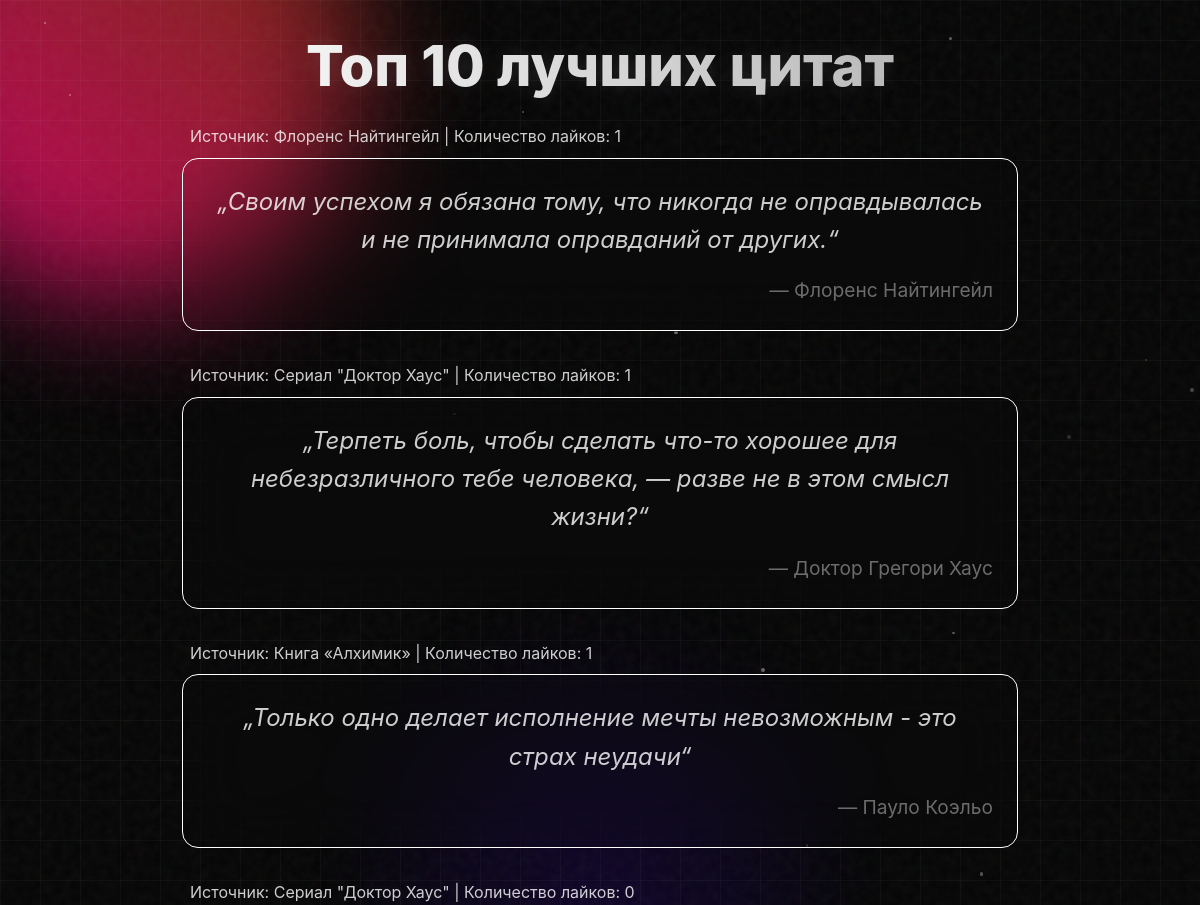
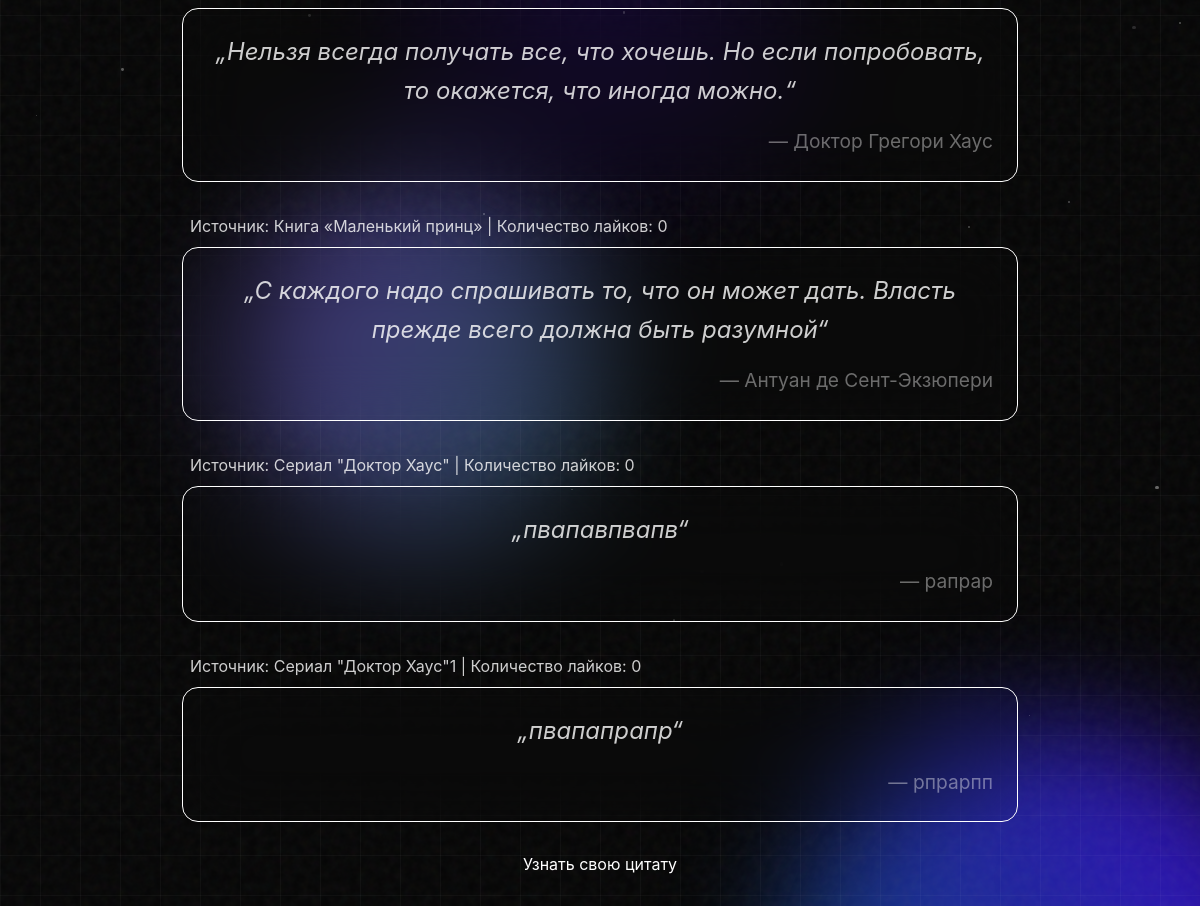
/rating/, run on the app's committed database (2 pictures, top to bottom).
### quotes/models.py (models this page shows, shortened)
class Quote(models.Model):
    source = models.CharField(max_length=150)
    text = models.CharField(max_length=500, unique=True)
    attribution = models.CharField(max_length=150, null=True)
    weight = models.PositiveSmallIntegerField(default=1, validators=[MinValueValidator(1), MaxValueValidator(1000)])

### quotes/views.py (the view)
# urls.py: path("rating/", views.rating, name="rating"),
def rating(request: HttpRequest):
    top_10_quotes = Quote.objects.annotate(
        likes_count=Count("reactions", filter=Q(reactions__type=QuoteReaction.LIKE))
    ).order_by("-likes_count")[:10]
    return render(request, "quotes/rating.html", {"quotes": top_10_quotes})

### quotes/util.py (called while the page is built)
def get_or_create_user_uuid(request: HttpRequest):
    user_uuid = request.COOKIES.get("user_uuid")
    if not user_uuid:
        user_uuid = str(uuid.uuid4())
    return user_uuid

### quotes/templates/quotes/rating.html
{% extends "quotes/base.html" %} {% block title %}Цитаты - Топ 10{% endblock %}
{% block content %}
<div class="content-container">
    <h1>Топ 10 лучших цитат</h1>
    <div>
        <ul style="list-style-type: none;">
            {% for quote in quotes %}
                <li style="margin-bottom: 2rem;">
                    <div id="quote_{{ quote.id }}">
                        <p style="text-align: left; margin: 0.5rem; font-size: 1rem">
                            Источник: {{ quote.source }} | Количество лайков: {{ quote.likes_count }}
                        </p>
                        <blockquote
                            style="
                                border: white solid 0.1rem;
                                border-radius: 1rem;
                                padding: 1.5rem;
                                backdrop-filter: blur(2rem);
                            "
                        >
                            <p style="font-size: 1.5rem; margin-bottom: 1rem">
                                <i>„{{ quote.text }}“</i>
                            </p>
                            <p style="text-align: right; margin-bottom: 0; opacity: 0.5">
                                — {{ quote.attribution }}
                            </p>
                        </blockquote>
                    </div>
                </li>
            {% endfor %}
        </ul>
        <div style="margin-top: 1rem">
            <a style="color: white; text-decoration: none" href="/"
                >Узнать свою цитату</a
            >
        </div>
    </div>
</div>
{% endblock %}

### quotes/templates/quotes/base.html (shortened to what this page needs)
{% load static %}
<!DOCTYPE html>
<html lang="ru">
    <head>
        <link rel="stylesheet" href="{% static 'quotes/styles/main.css' %}" />
    </head>
    <body>
        <div class="gradient-background">
            <div class="gradient-sphere sphere-1"></div>
            <div class="gradient-sphere sphere-2"></div>
            <div class="gradient-sphere sphere-3"></div>
            <div class="glow"></div>
            <div class="grid-overlay"></div>
            <div class="noise-overlay"></div>
            <div class="particles-container" id="particles-container"></div>
        </div>
        {% block content %}{% endblock %}
    </body>
</html>

### quotes/static/quotes/styles/main.css (style rules this page uses)
h1 { color: red; }
* { margin: 0; padding: 0; box-sizing: border-box; }
body { font-family: "Inter", "Helvetica Neue", sans-serif; overflow: hidden; background-color: #050505; color: white; height: 100vh; display: flex; align-items: center; justify-content: center; }
.content-container { position: relative; z-index: 10; text-align: center; max-width: 900px; padding: 2rem; max-height: 100vh; overflow: auto; scrollbar-width: none; }
h1 { font-size: 3.5rem; font-weight: 800; margin-bottom: 1.5rem; background: linear-gradient(to right, #fff, #acacac); -webkit-background-clip: text; -webkit-text-fill-color: transparent; text-shadow: 0 0 20px rgba(255, 255, 255, 0.1); }
p { font-size: 1.2rem; line-height: 1.6; color: rgba(255, 255, 255, 0.8); margin-bottom: 2rem; }
.gradient-background { position: absolute; top: 0; left: 0; width: 100%; height: 100%; z-index: 1; overflow: hidden; }
.gradient-sphere { position: absolute; border-radius: 50%; filter: blur(60px); }
.sphere-1 { width: 40vw; height: 40vw; background: linear-gradient( 40deg, rgba(255, 0, 128, 0.8), rgba(255, 102, 0, 0.4) ); top: -10%; left: -10%; animation: float-1 15s ease-in-out infinite alternate; }
.sphere-2 { width: 45vw; height: 45vw; background: linear-gradient( 240deg, rgba(72, 0, 255, 0.8), rgba(0, 183, 255, 0.4) ); bottom: -20%; right: -10%; animation: float-2 18s ease-in-out infinite alternate; }
.sphere-3 { width: 30vw; height: 30vw; background: linear-gradient( 120deg, rgba(133, 89, 255, 0.5), rgba(98, 216, 249, 0.3) ); top: 60%; left: 20%; animation: float-3 20s ease-in-out infinite alternate; }
.noise-overlay { position: absolute; top: 0; left: 0; width: 100%; height: 100%; opacity: 0.05; z-index: 5; }
.grid-overlay { position: absolute; top: 0; left: 0; width: 100%; height: 100%; background-size: 40px 40px; background-image: linear-gradient( to right, rgba(255, 255, 255, 0.03) 1px, transparent 1px ), linear-gradient( to bottom, rgba(255, 255, 255, 0.03) 1px, transparent 1px ); z-index: 2; }
.glow { position: absolute; width: 40vw; height: 40vh; background: radial-gradient( circle, rgba(72, 0, 255, 0.15), transparent 70% ); top: 50%; left: 50%; transform: translate(-50%, -50%); z-index: 2; animation: pulse 8s infinite alternate; filter: blur(30px); }
.particles-container { position: absolute; top: 0; left: 0; width: 100%; height: 100%; z-index: 3; pointer-events: none; }

### data on the page
Quote: source "Флоренс Найтингейл", likes_count "1", text "Своим успехом я обязана тому, что никогда не оправдывалась и не принимала оправданий от других.", attribution "Флоренс Найтингейл"
Quote: source "Сериал \"Доктор Хаус\"", likes_count "1", text "Терпеть боль, чтобы сделать что-то хорошее для небезразличного тебе человека, — разве не в этом смысл жизни?", attribution "Доктор Грегори Хаус"
Quote: source "Книга «Алхимик»", likes_count "1", text "Только одно делает исполнение мечты невозможным - это страх неудачи", attribution "Пауло Коэльо"
Quote: source "Сериал \"Доктор Хаус\"", likes_count "0", text "Нельзя всегда получать все, что хочешь. Но если попробовать, то окажется, что иногда можно.", attribution "Доктор Грегори Хаус"
Quote: source "Книга «Маленький принц»", likes_count "0", text "С каждого надо спрашивать то, что он может дать. Власть прежде всего должна быть разумной", attribution "Антуан де Сент-Экзюпери"
Quote: source "Сериал \"Доктор Хаус\"", likes_count "0", text "пвапавпвапв", attribution "рапрар"
Quote: source "Сериал \"Доктор Хаус\"1", likes_count "0", text "пвапапрапр", attribution "рпрарпп"
